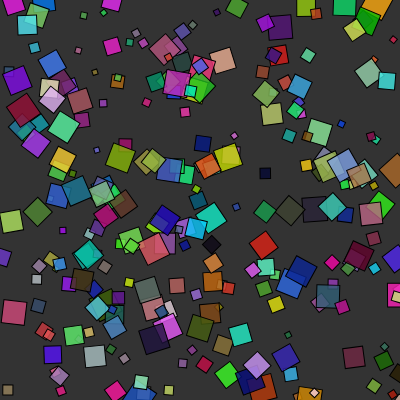
Frame 1 (no input)
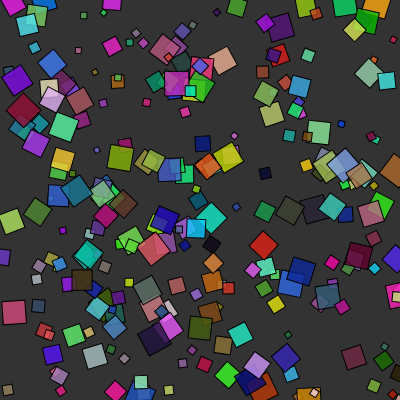
Frame 60 (no input)
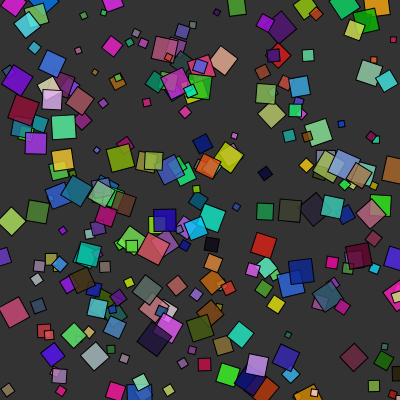
Frame 120 (the mouse pressed at the canvas centre since frame 60)

The p5.js sketch that drew these frames (run headless with seeded random() and noise() and a simulated clock; from frame 60 on, the mouse is pressed at the canvas centre):

// p5.js sketch
// ── sketch.js
const NUM_OF_SHAPES = 250;

let radius = [];
let xPos = [];
let yPos = [];
let xVel = [];
let yVel = [];
let colors = [];
let angles = [];

function setup() {
    createCanvas(400, 400);

    background(51);

    for (let i = 0; i < NUM_OF_SHAPES; i++) {
        xPos[i] = random(width);
        yPos[i] = random(height);
        radius[i] = random(5, 25);
        radius[i] = random(5, 25);
        colors[i] = color(random(255), random(255), random(255), 200);
        angles[i] = random(TWO_PI);
    }

    rectMode(CENTER);

}

function draw() {
    background(51);

    // noStroke();

    for (let i = 0; i < NUM_OF_SHAPES; i++) {
        // push and pop each shape to change its individual coordinate system
        fill(colors[i]);
        push();
        translate(xPos[i], yPos[i]);
        rotate(angles[i]);
        rect(0, 0, radius[i], radius[i]);

        pop();
    }

    update();

}

function keyPressed() {

    if (key == 'x') {
        for (var i = 0; i < NUM_OF_SHAPES; i++) {
            if (Math.random() < 0.1)
                colors[i] = color(255, 0, 0);
            else
                colors[i] = color(random(255), random(255), random(255), 150);
        }
        return;
    }

    let c;
    if (key == 'w') {
        c = color(255, 150);
    } else if (key == 'r') {
        c = color(255, 0, 0, 150);
    } else if (key == 'g') {
        c = color(0, 255, 0, 150);
    } else if (key == 'b') {
        c = color(0, 0, 255, 150);
    }

    for (var i = 0; i < NUM_OF_SHAPES; i++) {
        colors[i] = c;
    }
}

function mouseClicked() {
    for (var i = 0; i < NUM_OF_SHAPES; i++) {
        colors[i] = color(random(255), random(255), random(255), 150);
        // xVel[i] = random(-1, 1);
        // yVel[i] = random(-1, 1);
    }
}

function update(index) {
    var m = map(mouseY, 0, height, 0.5, 2);

    for (var i = 0; i < NUM_OF_SHAPES; i++) {
        angles[i] += 0.1 * m;
    }
}

function checkEdges() {
    for (var i = 0; i < NUM_OF_SHAPES; i++) {
        if (xPos[i] < 0) {
            xPos[i] = 1;
            xVel[i] *= -1;
        } else if (xPos[i] > width) {
            xPos[i] = width - 1;
            xVel[i] *= -1;
        }

        if (yPos[i] < 0) {
            yPos[i] = 1;
            yVel[i] *= -1;
        } else if (yPos[i] > height) {
            yPos[i] = height -1;
            yVel[i] *= -1;
        }
    }


}
